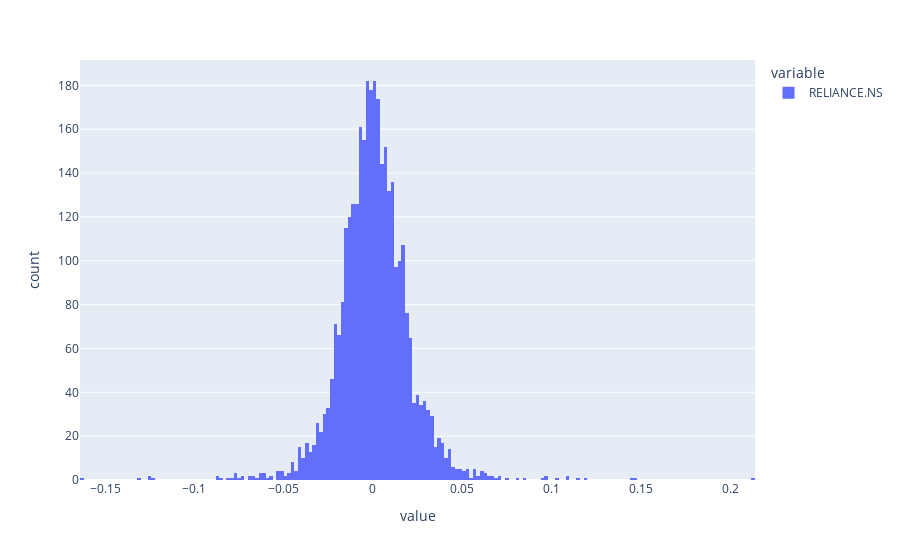

Write notebook code for a chart like this one.
### Code cell
Close['RELIANCE.NS'].pct_change().plot(kind='hist')

### Figure 1 — Plotly figure (JSON) as saved in the notebook; plotly's stock layout.template omitted (floating-point values rounded to 4 significant figures; data arrays with more than 128 entries replaced by an {"elided": "..."} marker saying what was removed)
{"data": [{"alignmentgroup": "True", "bingroup": "x", "hovertemplate": "variable=RELIANCE.NS<br>value=%{x}<br>count=%{y}<extra></extra>", "legendgroup": "RELIANCE.NS", "marker": {"color": "#636efa", "pattern": {"shape": ""}}, "name": "RELIANCE.NS", "offsetgroup": "RELIANCE.NS", "orientation": "v", "showlegend": true, "type": "histogram", "x": {"elided": "3371 float values"}, "xaxis": "x", "yaxis": "y"}], "layout": {"barmode": "relative", "legend": {"title": {"text": "variable"}, "tracegroupgap": 0}, "margin": {"t": 60}, "xaxis": {"anchor": "y", "domain": [0, 1], "title": {"text": "value"}}, "yaxis": {"anchor": "x", "domain": [0, 1], "title": {"text": "count"}}}}
